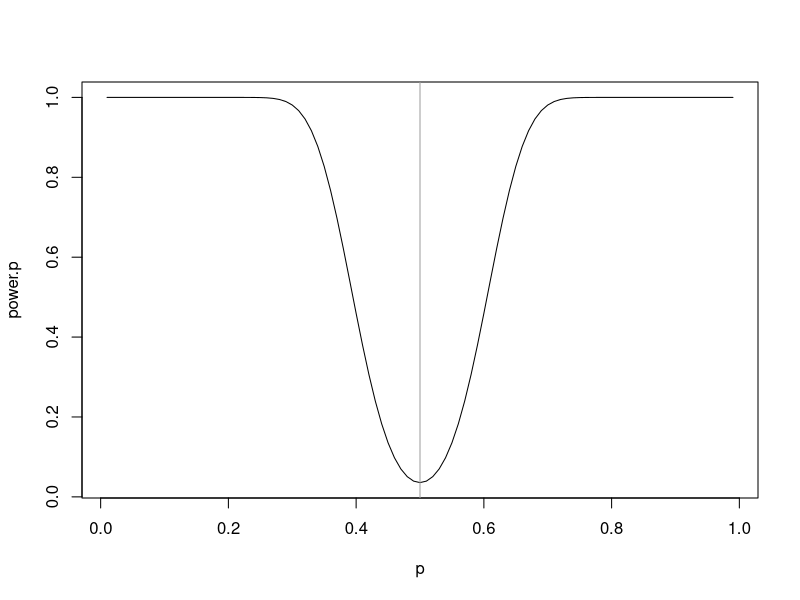

This chart was generated by the following R code: (Note: this script raises an error after producing the figure.)
## ---- chunk 1
drugA <- c(0.7,-0.6,-0.2,-1.2,-0.1,3.4,3.7, 0.8,0  ,2.0)
drugB <- c(1.9,0.8 ,1.1, 0.1 ,-0.1,4.4,5.5, 1.6,4.6,3.4)
BvsA <- drugB-drugA
## ---- chunk 2
pt(3.91,9,lower.tail=FALSE)
## ---- chunk 3
p10<- dbinom( 10,10,0.5)
p9<- dbinom (9,10,0.5)
p9+p10
## ---- chunk 4
pt (q=1.80, df=18, lower.tail=FALSE)
## ---- chunk 5
t.test(BvsA, alternative = "greater")
## ---- chunk 6
binom.test (9,10)
## ---- chunk 7
t.test(drugB,drugA, alternative = "greater", var.equal=TRUE)
## ---- chunk 8
n <- 100
p <- .5
Type.I.error.prob <- 
  1 - (  pnorm((60.5 - n*p)/sqrt(n*p*(1-p))) 
       - pnorm((39.5 - n*p)/sqrt(n*p*(1-p))))
print(Type.I.error.prob)
## ---- chunk 9
n <- 100
p <- seq(.01,.99,by=.01)
power.p <- 
  1 - (  pnorm((60.5 - n*p)/sqrt(n*p*(1-p))) 
       - pnorm((39.5 - n*p)/sqrt(n*p*(1-p))))

plot(p,power.p,type="l")
abline(v=.5,col=8)
## ---- chunk 10
knitr::include_graphics("images/Exercise_1_2_3.png")
## ---- chunk 11
pow<- power.t.test(n=20,
             delta=2,
             sd=3,
             sig.level=0.05, 
             power=NULL,
             type="one.sample",
             alternative="one.sided")
show(pow)

## ---- chunk 12
knitr::include_graphics("images/Exercise_1_2_4a.png")
## ---- chunk 13
knitr::include_graphics("images/Exercise_1_2_4b.png")
## ---- chunk 14
knitr::include_graphics("images/Exercise_1_2_4c.png")
## ---- chunk 15
power.t.test(n=NULL,
             delta=1.5,
             sd=3,
             sig.level=0.01, 
             power=0.95,
             type="one.sample",
             alternative="one.sided")
## ---- chunk 16
k<-0:20
(alpha.0.k <- (1-ppois(k,10)) )
## ---- chunk 17
k<-1:10
(alpha.0.k <- ppois(k-1,10) )
## ---- chunk 18
z <- c(94, 197, 16, 38, 99, 141, 23)
y <- c(52, 104, 146, 10, 51, 30, 40, 27, 46)
## ---- chunk 19
mean(z) ; length(z)
mean(y) ; length(y)
(diffMeans0 <- mean(z) - mean(y))
## ---- chunk 20
combined_data <- c(z, y) # combines the data
set.seed(123) # set seed for reproducibility
null_dist <- c() # declaring a vector to contain the null distributions

# performs randomization at least 100000
for (i in 1:100000) {
  shuffled_data <- sample(combined_data)  # randomly shuffles the data
  shuffled_z <- shuffled_data[1:7] # assigns the first seven points to Z
  shuffled_y <- shuffled_data[8:16]  # assigns the last nine points to y
  null_dist[i] <- mean(shuffled_z) - mean(shuffled_y)
}
hist(null_dist)
## ---- chunk 21
(p_value <- (sum(null_dist >= diffMeans0) + sum(null_dist <= -diffMeans0))/length(null_dist))
